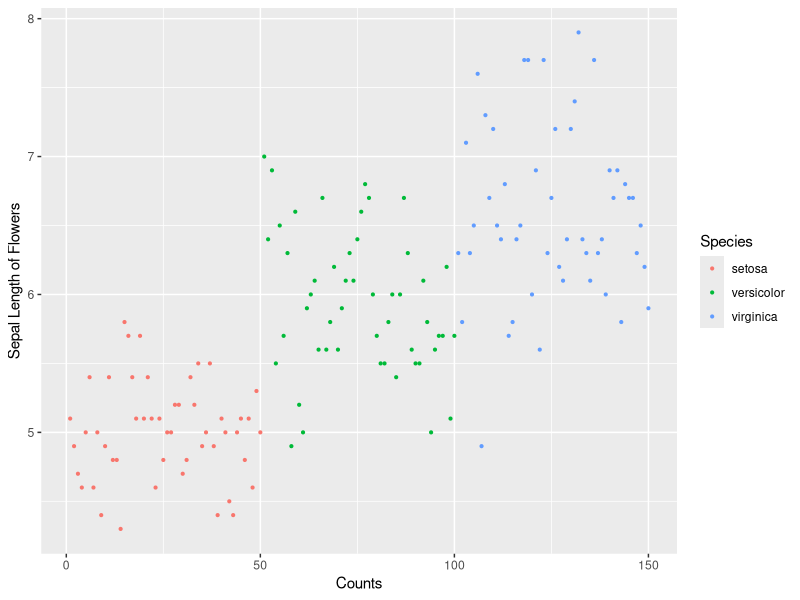
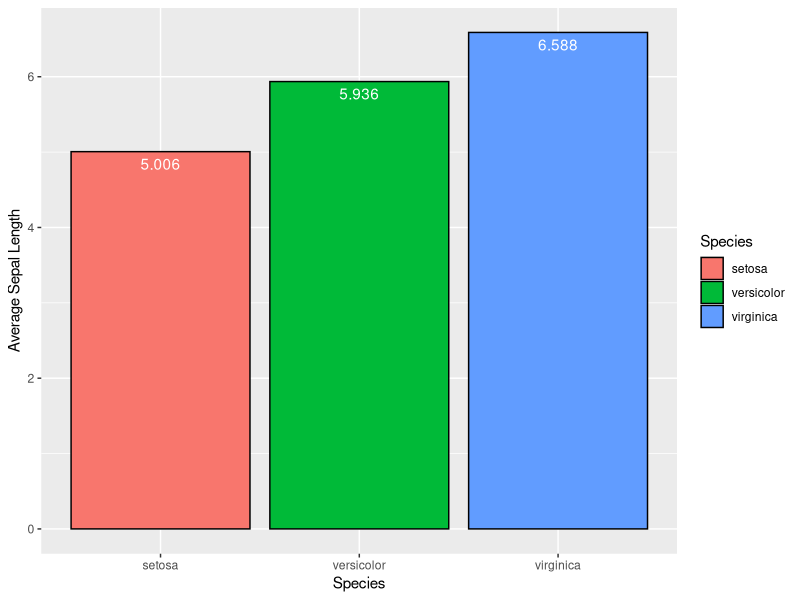
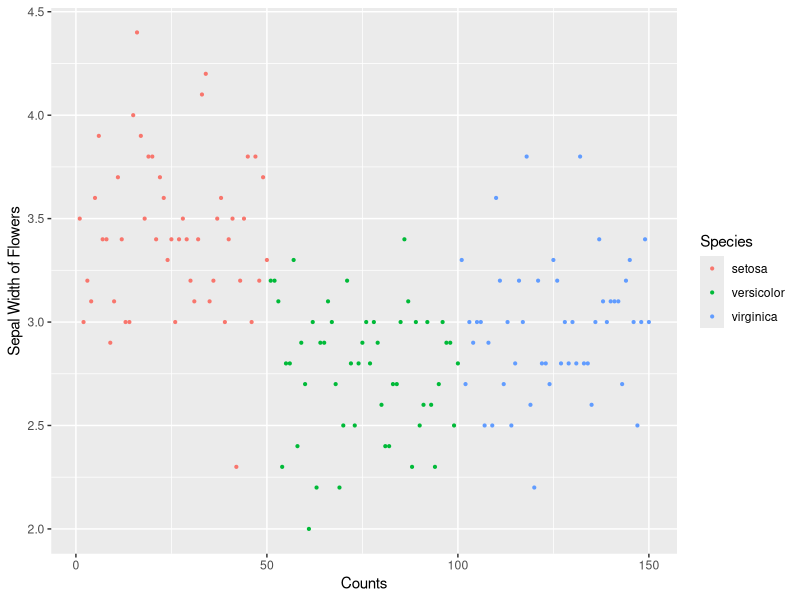
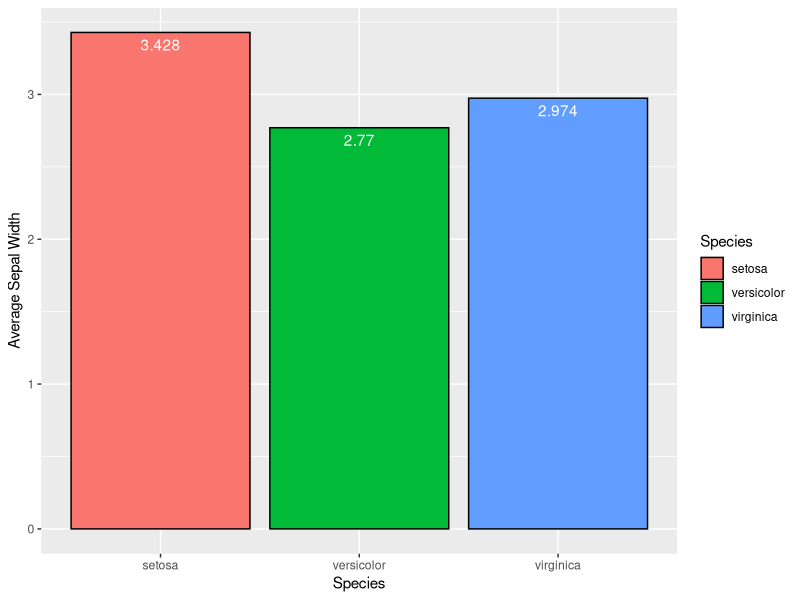
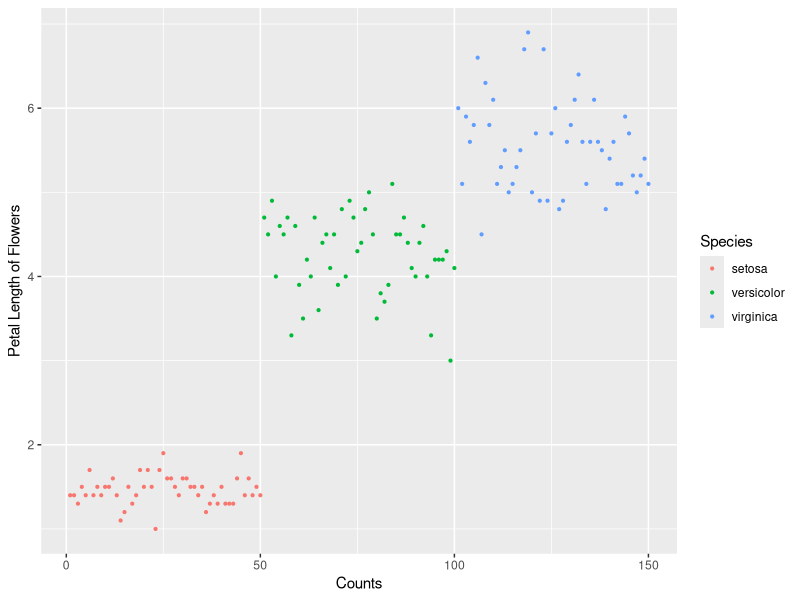
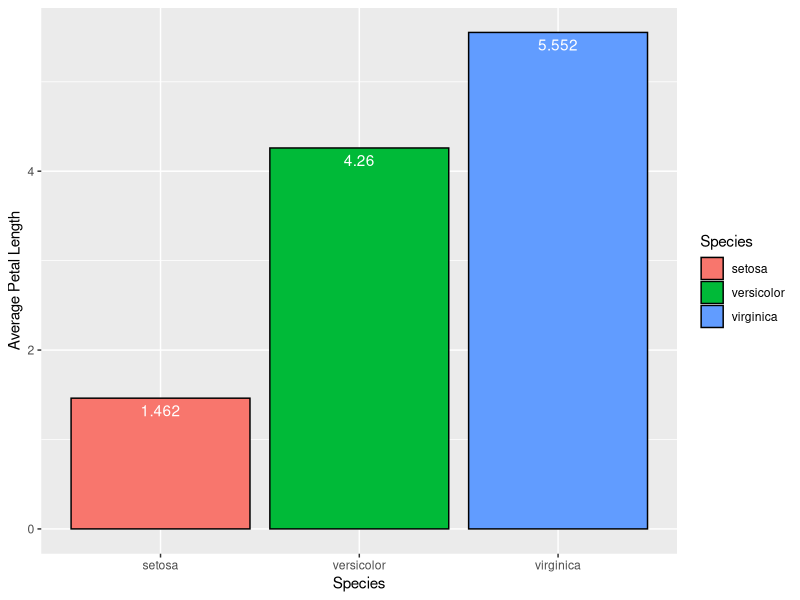
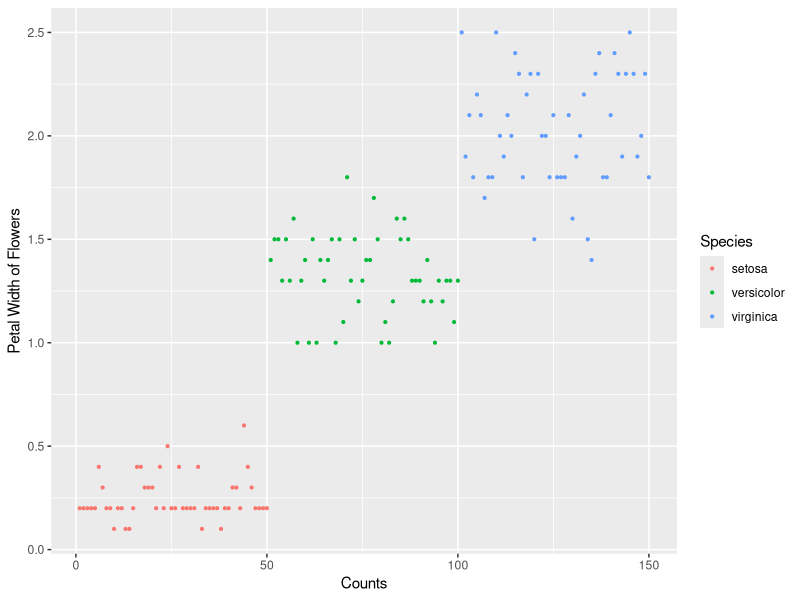
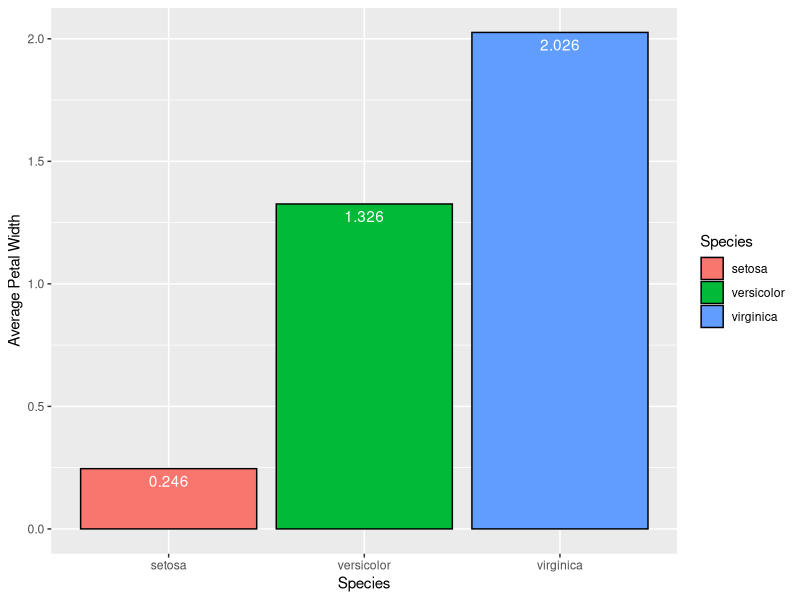

The R source for these figures, in order:
# ******************************************************************************************************
# Linear Discriminant Analysos - Dataset used is iris
# 
# Based on Sepal.Length, Sepal.Width, Petal.Length, and Petal.Width
# We would predict the classification of our response Variable - Species
# Which species of the flower is - based on Sepal and Petal length and width
# ******************************************************************************************************
rm(list = ls()) # Clear all runtime variables, functions in the environment
options(scipen = 999) # No Automatic roundoffs

# Use of external libraries
library(MASS)
library(ggplot2)
library(plyr)
library(caret)

# We will use the inbuilt iris dataset
data(iris)
# look at the structure of the dataset
str(iris)
# Lets look into the frequency distribution of our response variable species
table(iris$Species) # Equal distribution of data

# ********** Data Exploration and Data Preparation Block *************************************** #

# Check for missing data
sum(is.na(iris)) # There are no missing values

# Before we prepare the data, lets do some visual analysis

# Studying each of the species by their Sepal.Length
ggplot(iris, aes(x = seq_along(Sepal.Length), y = Sepal.Length, fill = Species)) + 
  geom_point(aes(color = Species), pch = 19, cex = 0.75) + xlab("Counts") + ylab("Sepal Length of Flowers")
# On an average the Sepal length of Setosa species is much smaller and Virginica is the highest
# Visualize a Bar Graph
aggSet <- ddply(iris, "Species", summarise, meanval = mean(Sepal.Length))
ggplot(aggSet, aes(x = Species, y = meanval, fill = Species)) + geom_bar(stat = "identity", col = "black") +
  ylab("Average Sepal Length") + geom_text(aes(label = meanval), vjust = 1.5, colour = "white")

# Studying each of the species by their Sepal.Width
ggplot(iris, aes(x = seq_along(Sepal.Width), y = Sepal.Width, fill = Species)) + 
  geom_point(aes(color = Species), pch = 19, cex = 0.75) + xlab("Counts") + ylab("Sepal Width of Flowers")
# Sepal Width of Setosa is largest and Versicolor is the smallest, however Virginica is very close though
# Visualize a Bar Graph
aggSet <- ddply(iris, "Species", summarise, meanval = mean(Sepal.Width))
ggplot(aggSet, aes(x = Species, y = meanval, fill = Species)) + geom_bar(stat = "identity", col = "black") +
  ylab("Average Sepal Width") + geom_text(aes(label = meanval), vjust = 1.5, colour = "white")

# Studying each of the species by Petal.Length
ggplot(iris, aes(x = seq_along(Petal.Length), y = Petal.Length, fill = Species)) + 
  geom_point(aes(color = Species), pch = 19, cex = 0.75) + xlab("Counts") + ylab("Petal Length of Flowers")
# setosa Petal length is the smallest and Virginica is the highest
# Visualize a Bar Graph
aggSet <- ddply(iris, "Species", summarise, meanval = mean(Petal.Length))
ggplot(aggSet, aes(x = Species, y = meanval, fill = Species)) + geom_bar(stat = "identity", col = "black") +
  ylab("Average Petal Length") + geom_text(aes(label = meanval), vjust = 1.5, colour = "white")

# Studying each of the species by Petal.Width
ggplot(iris, aes(x = seq_along(Petal.Width), y = Petal.Width, fill = Species)) + 
  geom_point(aes(color = Species), pch = 19, cex = 0.75) + xlab("Counts") + ylab("Petal Width of Flowers")
# Visualize a Bar Graph
aggSet <- ddply(iris, "Species", summarise, meanval = mean(Petal.Width))
ggplot(aggSet, aes(x = Species, y = meanval, fill = Species)) + geom_bar(stat = "identity", col = "black") +
  ylab("Average Petal Width") + geom_text(aes(label = meanval), vjust = 1.5, colour = "white")


head(iris, 10)
# Looking at the data rows, we see the rows are arranged / grouped by species in an orderly manner. 
# Let us shuffle the iris dataset - orderly arrangement is not proper for predictive algorithm
# We need to have a proper mix of all different groups in training and test dataset
set.seed(4321) 
# This is a number of R's random number generator. The major advantage of setting a seed is that we can get the same sequence of 
# random numbers whenever we supply the same seed in the random number generator.
# we would create a group of random numbers as equal to size of the dataset
gp <- runif(nrow(iris))
# I will now order my iris dataset  - put the rows in the order of the random number set gp and keep all the colums
iris_shuffled <- iris[order(gp),]
# now lets verify the arrangement -- see the first 10 observations
head(iris_shuffled, 10)

# Now we will split iris_shuffled into a training and test dataset - LDA will be applied on training dataset 
# to learn and then verified against test dataset

# we decide to keep 120 rows in training dataset and remaining 30 rows in test dataset - since the normalized dataset is already 
# randomized, we take 120 rows and 30 rows from the beginning
iris_train <- iris_shuffled[1:120,]
iris_test <- iris_shuffled[121:150,]

# ********** Linear Discriminant Analysis **************************************************** #

# We run the lda
lda_model <- lda(Species~., data = iris_train)
# Check the model
lda_model

# We will use this model to run the prediction on test dataset
lda_prediction <- predict(lda_model, iris_test)

# With this prediction, we will build the confusionMatrix to check the accuracy
confusionMatrix(lda_prediction$class, iris_test$Species)

# The confusionMatrix, shows it has predicted with 96% accuracy. Only in one case, where the versicolor, it has
# predicted virginica
